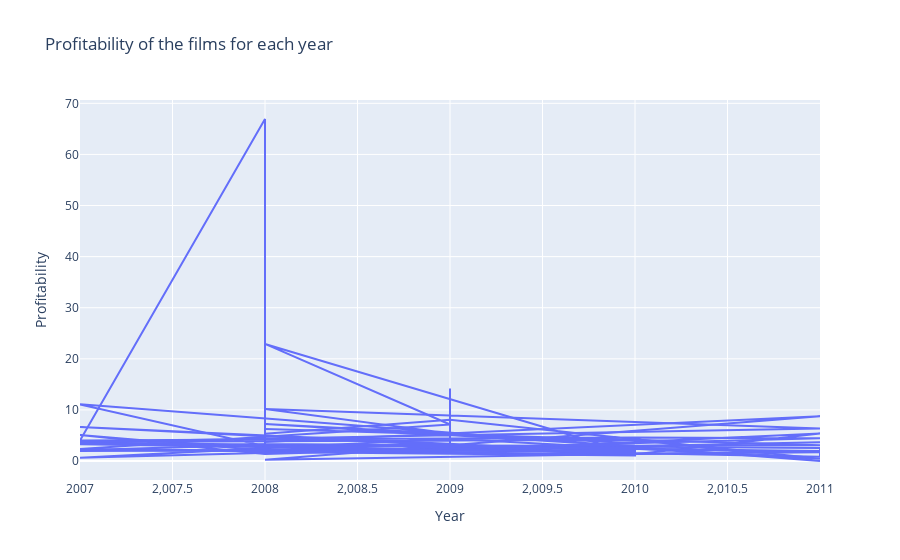

Notebook cell for this chart:
### Markdown cell above
3.	Create a line chart showing the average Profitability of the films for each year. The X-axis is the Year. The Y-axis is the average Profitability for each year.

### Code cell
import pandas as pd
import plotly.express as px

df = pd.read_csv('HollywoodsMostProfitableStories.csv')

fig = px.line(df, x = 'Year', y = 'Profitability', title='Profitability of the films for each year')
fig.show()

### Figure 1 — Plotly figure (JSON) as saved in the notebook; plotly's stock layout.template omitted (floating-point values rounded to 4 significant figures)
{"data": [{"hovertemplate": "Year=%{x}<br>Profitability=%{y}<extra></extra>", "legendgroup": "", "line": {"color": "#636efa", "dash": "solid"}, "marker": {"symbol": "circle"}, "mode": "lines", "name": "", "orientation": "v", "showlegend": false, "type": "scatter", "x": [2008, 2009, 2011, 2009, 2007, 2011, 2010, 2007, 2008, 2008, 2009, 2011, 2010, 2007, 2009, 2008, 2010, 2009, 2011, 2010, 2010, 2007, 2010, 2010, 2007, 2010, 2010, 2009, 2008, 2008, 2008, 2011, 2008, 2011, 2007, 2011, 2011, 2008, 2007, 2009, 2011, 2010, 2008, 2007, 2008, 2008, 2010, 2008, 2010, 2010, 2011, 2010, 2010, 2008, 2008, 2007, 2009, 2009, 2009, 2009, 2009, 2008, 2011, 2007, 2010, 2011, 2007, 2008, 2011, 2008, 2010, 2010, 2010, 2008], "xaxis": "x", "y": [5.344, 8.096, 0.4486, 4.383, 0.6526, 4.472, 4.599, 4.006, 66.93, 2.023, 2.044, 5.388, 1.314, 2.368, 7.154, 22.91, 1.34, 2.642, null, 1.797, 1.245, 6.636, 1.715, 2.639, 1.98, 2.531, 1.818, 2.004, 2.649, 9.234, 3.747, 8.745, 0.2529, 1.983, 3.647, 0.8258, 2.536, 3.353, 3.307, 2.14, 3.683, null, 2.071, 5.103, 1.383, 1.384, 3.491, 7.222, 2.884, 2.441, 1.72, 1.366, 2.203, 1.784, 3.208, 2.129, 1.751, 7.867, 2.598, 14.2, 5.403, 10.18, 6.383, 3.724, 4.184, 0.005, 11.09, 2.896, 3.081, 6.268, null, 1.212, 1.09, 1.748], "yaxis": "y"}], "layout": {"autosize": true, "legend": {"tracegroupgap": 0}, "title": {"text": "Profitability of the films for each year"}, "xaxis": {"anchor": "y", "autorange": true, "domain": [0, 1], "range": [2007, 2011], "title": {"text": "Year"}, "type": "linear"}, "yaxis": {"anchor": "x", "autorange": true, "domain": [0, 1], "range": [-3.713, 70.65], "title": {"text": "Profitability"}, "type": "linear"}}}
